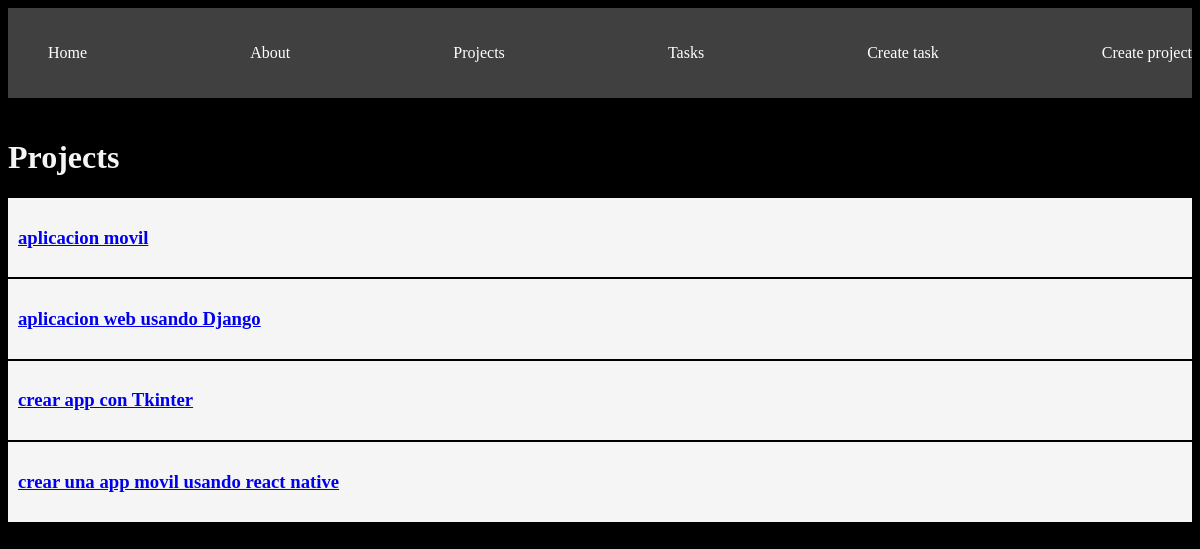
The page /projects/ on the database as committed earlier.
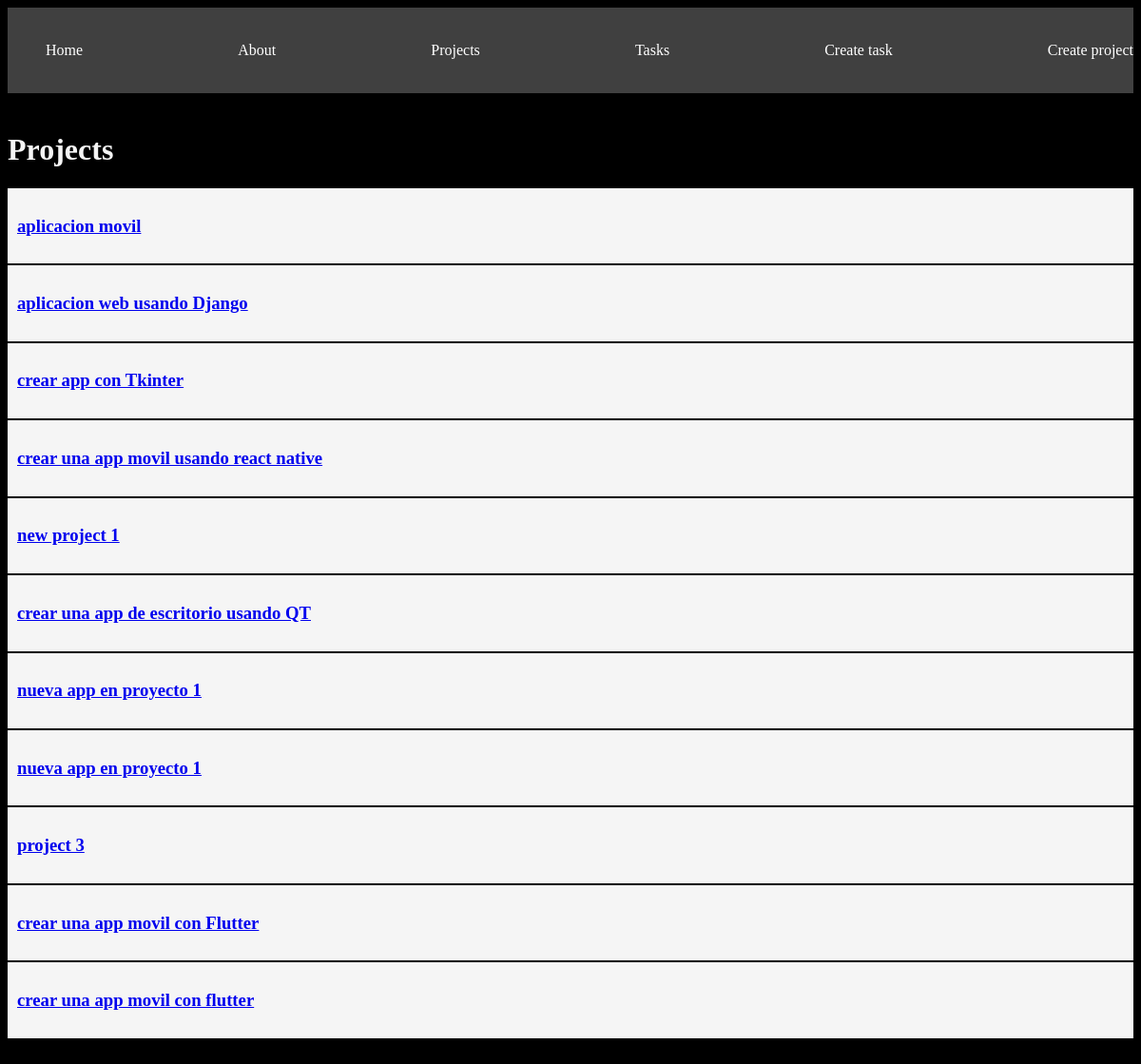
The same page on the database as committed later.
### myapp/models.py (models this page shows, shortened)
class Project(models.Model):
    name = models.CharField(max_length=200)

### myapp/views.py (the view)
# urls.py: path('projects/', views.projects, name="projects"),
def projects(request):
    projects = Project.objects.all()
    return render(request, 'projects/projects.html', {
        'projects': projects
    })

### myapp/templates/projects/projects.html
{% extends 'layouts/base.html' %}
{% block content %}
<h1>Projects</h1>
{% for project in projects %}
<article class="card">
    <a href="{% url 'project_detail' project.id %}">
        <h3>{{project.name}}</h3>
    </a>
</article>
{% endfor %}
{% endblock content %}

### myapp/templates/layouts/base.html (shortened to what this page needs)
{% load static %}
<!DOCTYPE html>
<html lang="en">
<head>
    <link rel="stylesheet", href="{% static '/style/main.css' %}">
</head>
<body>
    <nav class="navbar container">
        <ul>
            <li>
                <a href="{% url 'index' %}">Home</a>
            </li>
            <li>
                <a href="{% url 'about' %}">About</a>
            </li>
            <li>
                <a href="{% url 'projects' %}">Projects</a>
            </li>
            <li>
                <a href="{% url 'tasks' %}">Tasks</a>
            </li>
            <li>
                <a href="{% url 'create_task' %}">Create task</a>
            </li>
            <li>
                <a href="{% url 'create_project' %}">Create project</a>
            </li>
        </ul>
    </nav>
    <main class="container">
        {% block content %}
        {% endblock content %}
    </main>
</body>
</html>

### myapp/static/style/main.css (style rules this page uses)
body { background: black; color: whitesmoke; }
.navbar { background: #404040; padding: 5px 0; }
.navbar ul { display: flex; justify-content: space-between; }
.navbar ul li { list-style: none; }
.navbar ul li a { color: white; text-decoration: none; }
.container { max-width: 1200px; margin: auto; padding: 20px 0; }
.card { background: whitesmoke; color: black; padding: 10px; margin-bottom: 2px; }

Rows that differ between the two databases and show on the page:
added Project: name "new project 1"
added Project: name "crear una app de escritorio usando QT"
added Project: name "nueva app en proyecto 1"
added Project: name "nueva app en proyecto 1"
added Project: name "project 3"
added Project: name "crear una app movil con Flutter"
added Project: name "crear una app movil con flutter"
